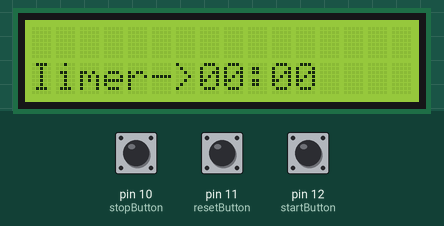
The sketch below on a simulated Arduino Uno, built with avr-gcc and run on an emulated ATmega328P. On the bench: 16×2 character LCD. The test bench sets the inputs (shaded band); at power-on: pin 12 (startButton) HIGH, pin 10 (stopButton) HIGH, pin 11 (resetButton) HIGH.

Above: at 1.2 s.
1.3 s: pin 12 (startButton) pulled LOW for 0.15 s
At 3.7 s:
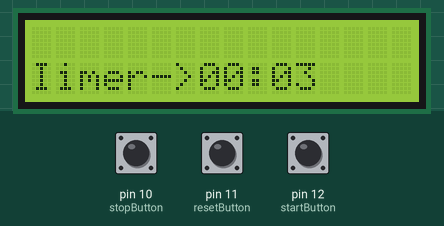
3.8 s: pin 10 (stopButton) pulled LOW for 0.15 s
5.4 s: pin 12 (startButton) pulled LOW for 1 s
At 5.9 s:
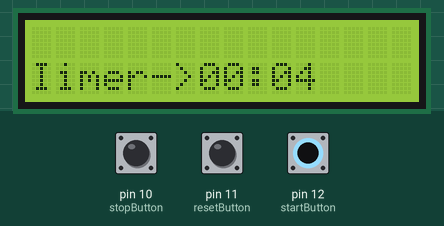
Timing chart, 0 to 8.4 s (numbered marks = the images above; inputs shaded):
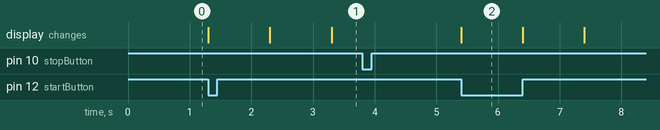

The sketch:

sketch.ino
```cpp
// import module
#include <LiquidCrystal.h>

// :) tell the arduino which pins we chose
#define RS 9
#define EN 8

// bus pins
#define D4 4
#define D5 5
#define D6 6
#define D7 7

// Stop watch buttons
const int startButton = 12;
const int resetButton = 11;
const int stopButton = 10;

// create LCD object
LiquidCrystal lcd(9, 8, 4, 5, 6, 7);

// screen variables
int minCounter = 0;
int secCounter = 0;

//
int lastStartButtonState = HIGH;
int lastResetButtonState = HIGH;
int lastStopButtonState = HIGH;

void setup() {
  lcd.begin(16, 2);        // this tells the library that the lcd has 16 columns and 2 rows
  lcd.setCursor(0, 1);     // column 0, row 1
  lcd.print("Iimer->00:00"); // initial screen state


  // configure button
  pinMode(startButton, INPUT_PULLUP);
  pinMode(resetButton, INPUT_PULLUP);
  pinMode(stopButton, INPUT_PULLUP);

}

// timing variable
unsigned long current_tms = 0;
unsigned long initial_tms = 0;
unsigned long current_ts = 0;
unsigned long current_tm = 0;

// stop watch state
bool running = false;

// custom control functions
void startBTNClick()
{

    if(current_tm >= 60){
      resetBTNClick();
    }
    if ((current_tms - initial_tms) >= 1000)
    {
        current_ts++;

        if (current_ts >= 60)
        {
            current_ts = 0;
            current_tm++;
            lcd.setCursor(7, 1);

            if(current_tm < 10){
              lcd.print("0");
            }
            lcd.print(current_tm);
        }

        lcd.setCursor(10, 1);

        if (current_ts < 10)
        {
            lcd.print("0");
        }

        lcd.print(current_ts);

        initial_tms = current_tms;
    }
}


void resetBTNClick(){
  running = false;
  current_ts = 0;
  current_tm = 0;

  lcd.setCursor(10, 1);
  lcd.print("00");

  lcd.setCursor(7, 1);
  lcd.print("00");
}

void loop() {
  current_tms = millis();

  // put your main code here, to run repeatedly:
  int startButtonState = digitalRead(startButton);
  int resetButtonState = digitalRead(resetButton);
  int stopButtonState = digitalRead(stopButton);

  // start button pressed
  if(startButtonState == LOW && lastStartButtonState == HIGH){
    // set state to running
    running = true;
  }

  // reset button pressed
  if(resetButtonState == LOW && lastResetButtonState == HIGH){
    resetBTNClick();
  }

  // stop button pressed
  if(stopButtonState == LOW && lastStopButtonState == HIGH){
     running = false;
  }

  if(running){
    startBTNClick();
  }

  lastStartButtonState = startButtonState;
  lastResetButtonState = resetButtonState;
  lastStopButtonState = stopButtonState;

}
```

Measured:
- after the input at 1.3 s, the display: first changes at once (image 1 shows a later state)
- after the input at 3.8 s, every drawn part: stays the same
- after the input at 5.4 s, the display: changes at once (image 2)
